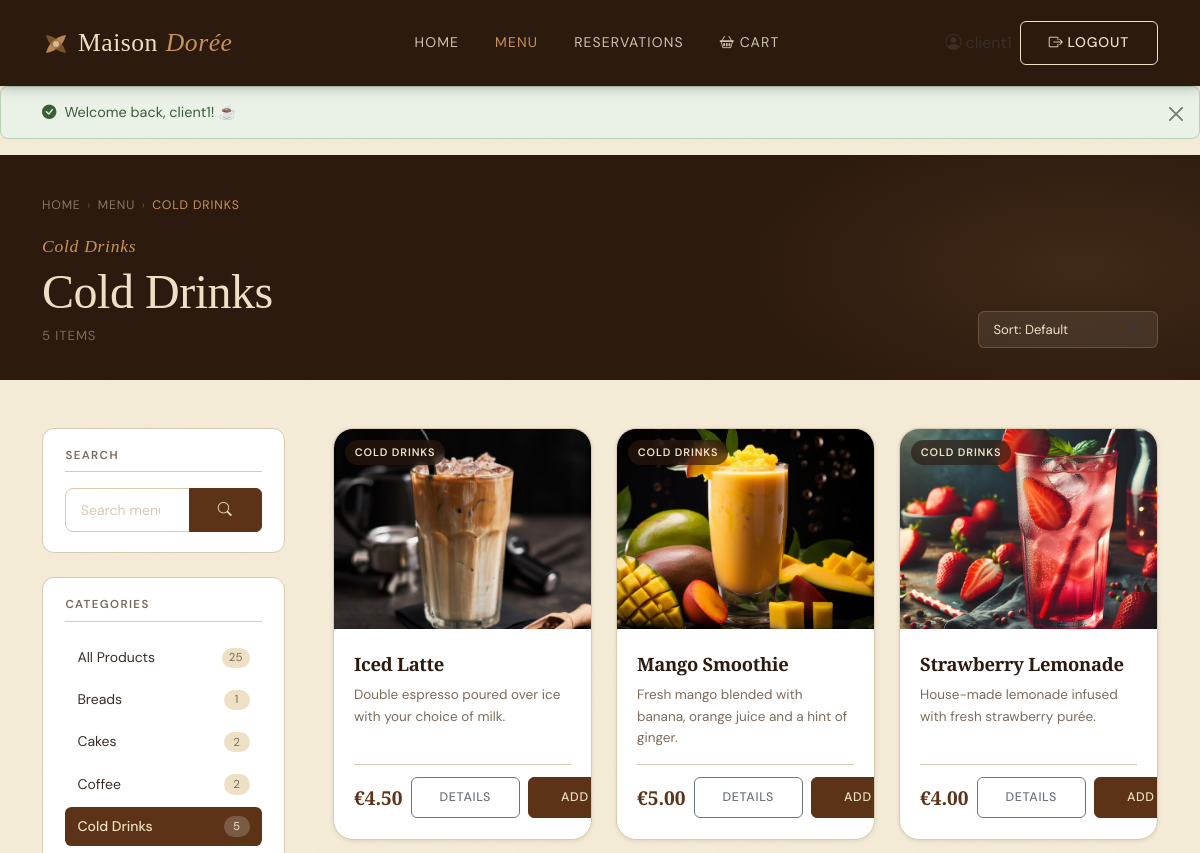
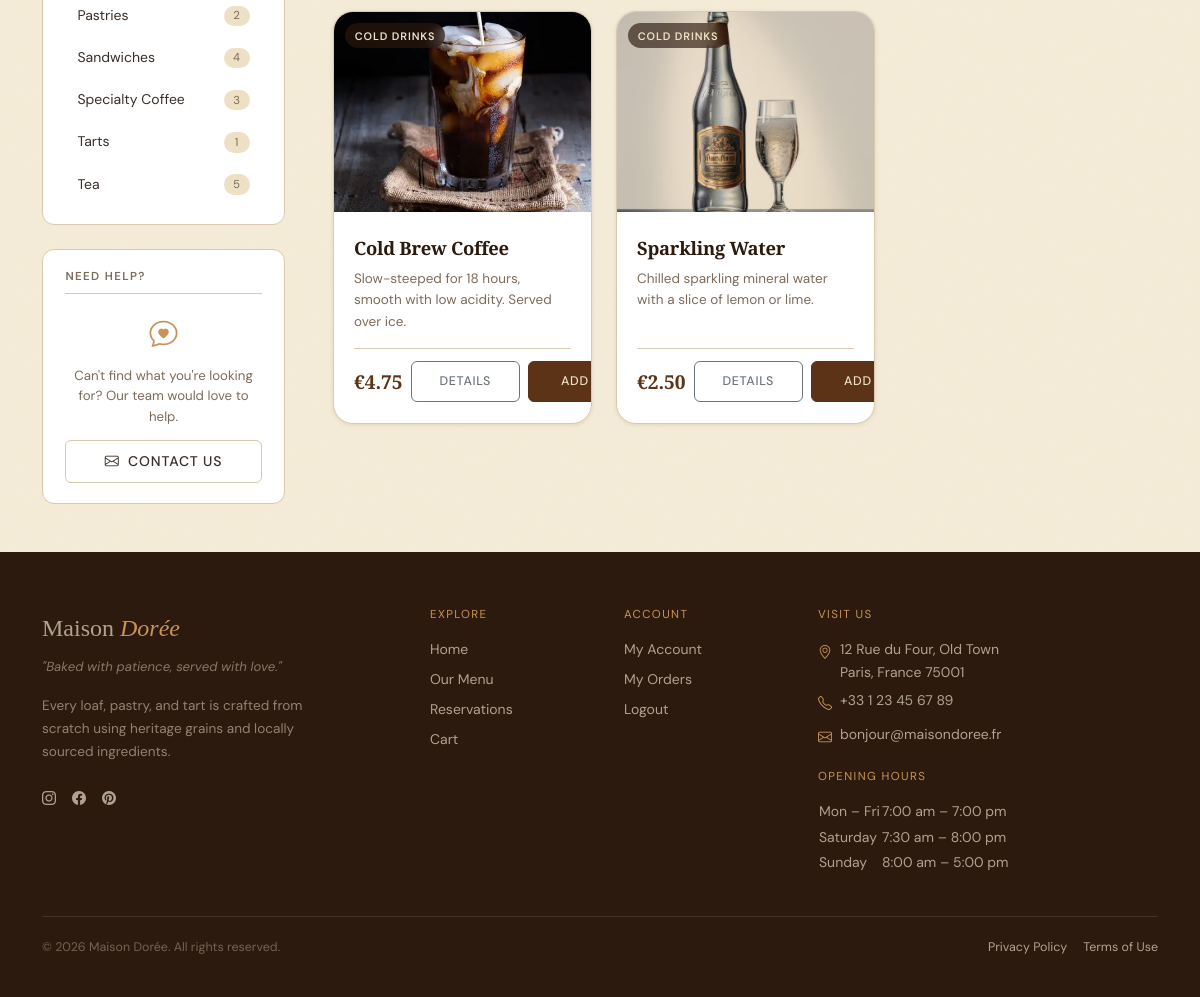
The page /products.php?category_id=4 (signed in) on the database its author committed (2 pictures, top to bottom).
### tables this page shows
CREATE TABLE `categories` (
  `id` int(11) NOT NULL,
  `name` varchar(50) NOT NULL
);

CREATE TABLE `products` (
  `id` int(11) NOT NULL,
  `category_id` int(11) DEFAULT NULL,
  `name` varchar(100) NOT NULL,
  `description` text DEFAULT NULL,
  `price` decimal(10,2) NOT NULL,
  `image_url` varchar(255) DEFAULT NULL
);

### db_connect.php (called while the page is built, shortened)
<?php
function db(): PDO {
    static $pdo = null;
    if ($pdo !== null) return $pdo;
    $dsn = sprintf('mysql:host=%s;port=%s;dbname=%s;charset=%s', DB_HOST, DB_PORT, DB_NAME, DB_CHARSET);
    $options = [
        PDO::ATTR_ERRMODE            => PDO::ERRMODE_EXCEPTION,
        PDO::ATTR_DEFAULT_FETCH_MODE => PDO::FETCH_ASSOC,
        PDO::ATTR_EMULATE_PREPARES   => false,
    ];
    try {
        $pdo = new PDO($dsn, DB_USER, DB_PASS, $options);
    } catch (PDOException $e) {
        error_log($e->getMessage());
        exit('Connection failed.');
    }
    return $pdo;
}
function db_fetch_all(string $sql, array $params = []): array {
    $stmt = db()->prepare($sql);
    $stmt->execute($params);
    return $stmt->fetchAll();
}
function db_fetch_one(string $sql, array $params = []): ?array {
    $stmt = db()->prepare($sql);
    $stmt->execute($params);
    $row = $stmt->fetch();
    return $row !== false ? $row : null;
}
?>

### products.php (the view, shortened to what this page needs)
<?php
require_once 'db_connect.php';
$categoryId = filter_input(INPUT_GET, 'category_id', FILTER_VALIDATE_INT, [
    'options' => ['min_range' => 1],
]);
$searchQuery = trim(strip_tags($_GET['q'] ?? ''));
$sortRaw     = $_GET['sort'] ?? 'default';
$page        = max(1, (int) ($_GET['page'] ?? 1));
$perPage     = 9;
$sortOptions = [
    'default'     => 'p.id ASC',
    'name_asc'    => 'p.name ASC',
    'name_desc'   => 'p.name DESC',
    'price_asc'   => 'p.price ASC',
    'price_desc'  => 'p.price DESC',
];
$sortCol = $sortOptions[$sortRaw] ?? $sortOptions['default'];
$currentCategory = null;
if ($categoryId) {
    $currentCategory = db_fetch_one(
        'SELECT id, name FROM categories WHERE id = :id LIMIT 1',
        [':id' => $categoryId]
    );
}
$allCategories = db_fetch_all(
    'SELECT
         c.id,
         c.name,
         COUNT(p.id) AS product_count
     FROM categories c
     LEFT JOIN products p ON p.category_id = c.id
     GROUP BY c.id, c.name
     ORDER BY c.name ASC'
);
$whereClauses = ['1=1'];
$params       = [];
if ($categoryId) {
    $whereClauses[] = 'p.category_id = :cid';
    $params[':cid'] = $categoryId;
}
$whereSQL = 'WHERE ' . implode(' AND ', $whereClauses);
$totalProducts = (int) db_fetch_one(
    "SELECT COUNT(*) AS cnt
       FROM products p
       JOIN categories c ON c.id = p.category_id
      $whereSQL",
    $params
)['cnt'];
$totalPages = max(1, (int) ceil($totalProducts / $perPage));
$page       = min($page, $totalPages);
$offset     = ($page - 1) * $perPage;
$products = db_fetch_all(
    "SELECT
         p.id,
         p.name,
         p.description,
         p.price,
         p.image_url,
         c.name AS category_name,
         c.id   AS category_id
     FROM products p
     JOIN categories c ON c.id = p.category_id
    $whereSQL
     ORDER BY $sortCol
     LIMIT :lim OFFSET :off",
    array_merge($params, [':lim' => $perPage, ':off' => $offset])
);
function buildUrl(array $overrides = []): string
{
    $base = [
        'category_id' => $_GET['category_id'] ?? null,
        'q'           => $_GET['q']           ?? null,
        'sort'        => $_GET['sort']         ?? null,
        'page'        => $_GET['page']         ?? null,
    ];
    $merged = array_filter(array_merge($base, $overrides), fn($v) => $v !== null && $v !== '');
    return 'products.php?' . http_build_query($merged);
}
require_once __DIR__ . '/header.php';
?>
<section class="prod-hero" aria-labelledby="prod-hero-heading">
    <div class="prod-hero__bg" aria-hidden="true"></div>
    <div class="container position-relative z-1">
        <nav aria-label="Breadcrumb" class="prod-breadcrumb mb-3">
            <a href="index.php">Home</a>
            <span aria-hidden="true">›</span>
            <a href="categories.php">Menu</a>
            <?php if ($currentCategory): ?>
                <span aria-hidden="true">›</span>
                <span aria-current="page"><?= htmlspecialchars($currentCategory['name']) ?></span>
            <?php else: ?>
                <span aria-hidden="true">›</span>
                <span aria-current="page">All Products</span>
            <?php endif; ?>
        </nav>
        <div class="row align-items-end g-3">
            <div class="col">
                <span class="label-script">
                    <?= $currentCategory ? htmlspecialchars($currentCategory['name']) : 'Everything' ?>
                </span>
                <h1 class="prod-hero__title" id="prod-hero-heading">
                    <?php if ($searchQuery !== ''): ?>
                        Results for "<em><?= htmlspecialchars($searchQuery) ?></em>"
                    <?php elseif ($currentCategory): ?>
                        <?= htmlspecialchars($currentCategory['name']) ?>
                    <?php else: ?>
                        All <em>Products</em>
                    <?php endif; ?>
                </h1>
                <p class="prod-hero__meta" aria-live="polite">
                    <?= $totalProducts ?> item<?= $totalProducts !== 1 ? 's' : '' ?>
                </p>
            </div>
            <div class="col-auto">
                <form method="GET" action="products.php" class="d-flex align-items-center gap-2"
                      aria-label="Sort products">
                    <select
                        id="sort"
                        name="sort"
                        class="form-select prod-sort__select"
                        aria-label="Sort products"
                        onchange="this.form.submit()">
                        <option value="default"    <?= $sortRaw === 'default'    ? 'selected' : '' ?>>Sort: Default</option>
                    </select>
                </form>
            </div>
        </div>
    </div>
</section>
<div class="container prod-layout py-5">
    <div class="row g-5">
        <aside class="col-12 col-lg-3" aria-label="Category filter">
            <div class="prod-sidebar-block mb-4">
                <h2 class="prod-sidebar-block__title">Search</h2>
                <form method="GET" action="products.php" role="search" aria-label="Search products">
                    <div class="input-group">
                        <input
                            type="search"
                            name="q"
                            class="form-control prod-sidebar__search"
                            placeholder="Search menu…"
                            value="<?= htmlspecialchars($searchQuery) ?>"
                            aria-label="Search products">
                        <button type="submit" class="btn btn-primary" aria-label="Search">
                            <i class="bi bi-search" aria-hidden="true"></i>
                        </button>
                    </div>
                </form>
            </div>
            <div class="prod-sidebar-block">
                <h2 class="prod-sidebar-block__title">Categories</h2>
                <nav aria-label="Filter by category">
                    <ul class="prod-cat-list" role="list">
                        <li role="listitem">
                            <a
                                href="products.php<?= $searchQuery ? '?q=' . urlencode($searchQuery) : '' ?>"
                                class="prod-cat-list__item <?= !$categoryId ? 'prod-cat-list__item--active' : '' ?>"
                                aria-current="<?= !$categoryId ? 'page' : 'false' ?>">
                                <span class="prod-cat-list__name">All Products</span>
                                <span class="prod-cat-list__count">
                                    <?= array_sum(array_column($allCategories, 'product_count')) ?>
                                </span>
                            </a>
                        </li>
                        <?php foreach ($allCategories as $cat): ?>
                            <li role="listitem">
                                <a
                                    href="<?= buildUrl(['category_id' => $cat['id'], 'page' => null]) ?>"
                                    class="prod-cat-list__item <?= (int)($currentCategory['id'] ?? 0) === (int)$cat['id'] ? 'prod-cat-list__item--active' : '' ?>"
                                    aria-current="<?= (int)($currentCategory['id'] ?? 0) === (int)$cat['id'] ? 'page' : 'false' ?>">
                                    <span class="prod-cat-list__name">
                                        <?= htmlspecialchars($cat['name']) ?>
                                    </span>
                                    <span class="prod-cat-list__count">
                                        <?= (int) $cat['product_count'] ?>
                                    </span>
                                </a>
                            </li>
                        <?php endforeach; ?>
                    </ul>
                </nav>
            </div>
            <div class="prod-sidebar-block mt-4">
                <h2 class="prod-sidebar-block__title">Need Help?</h2>
                <div class="prod-sidebar-help">
                    <i class="bi bi-chat-heart prod-sidebar-help__icon" aria-hidden="true"></i>
                    <p class="prod-sidebar-help__text">
                        Can't find what you're looking for? Our team would love to help.
                    </p>
                    <a href="mailto:bonjour@maisondoree.fr" class="btn btn-ghost btn-sm w-100">
                        <i class="bi bi-envelope me-1" aria-hidden="true"></i> Contact Us
                    </a>
                </div>
            </div>
        </aside>
        <main class="col-12 col-lg-9" id="products-grid" aria-label="Products">
            <?php if (empty($products)): ?>
                <div class="prod-empty" role="status" aria-live="polite">
                    <i class="bi bi-bag-x prod-empty__icon" aria-hidden="true"></i>
                    <h2 class="prod-empty__title">
                        <?= $searchQuery !== ''
                            ? 'No results for "' . htmlspecialchars($searchQuery) . '"'
                            : 'No products available' ?>
                    </h2>
                    <p class="prod-empty__body">
                        <?= $searchQuery !== ''
                            ? 'Try a different search term, or browse a category below.'
                            : 'Check back soon — our bakers are hard at work!' ?>
                    </p>
                    <div class="d-flex gap-3 justify-content-center flex-wrap mt-3">
                        <a href="categories.php" class="btn btn-primary">Browse All Categories</a>
                        <?php if ($searchQuery !== '' || $categoryId): ?>
                            <a href="products.php" class="btn btn-ghost">Clear Filters</a>
                        <?php endif; ?>
                    </div>
                </div>
            <?php else: ?>
                <div class="row g-4" id="productGrid">
                    <?php foreach ($products as $index => $product):
                        $price = number_format((float)$product['price'], 2);
                        $imgSrc = !empty($product['image_url'])
                            ? 'images/' . htmlspecialchars($product['image_url'], ENT_QUOTES)
                            : 'images/placeholder.jpg';
                    ?>
                        <div
                            class="col-12 col-sm-6 col-xl-4"
                            style="--p-delay:<?= $index * 0.06 ?>s">
                            <article
                                class="prod-card"
                                aria-label="<?= htmlspecialchars($product['name']) ?>, €<?= $price ?>">
                                <a
                                    href="product_details.php?id=<?= (int) $product['id'] ?>"
                                    class="prod-card__thumb-link"
                                    tabindex="-1"
                                    aria-hidden="true">
                                    <img
                                        src="<?= $imgSrc ?>"
                                        alt="<?= htmlspecialchars($product['name']) ?>"
                                        class="prod-card__img card-img-top"
                                        loading="lazy"
                                        width="400"
                                        height="200"
                                        onerror="this.onerror=null; this.src='images/placeholder.jpg';">
                                    <span class="prod-card__category-ribbon">
                                    </span>
                                </a>
                                <div class="prod-card__body">
                                    <h3 class="prod-card__name">
                                        <a
                                            href="product_details.php?id=<?= (int) $product['id'] ?>"
                                            class="prod-card__name-link">
                                            <?= htmlspecialchars($product['name']) ?>
                                        </a>
                                    </h3>
                                    <?php if (!empty($product['description'])): ?>
                                        <p class="prod-card__desc">
                                            <?= htmlspecialchars(
                                                mb_strimwidth($product['description'], 0, 90, '…')
                                            ) ?>
                                        </p>
                                    <?php endif; ?>
                                    <div class="prod-card__footer">
                                        <span class="prod-card__price" aria-label="Price: €<?= $price ?>">
                                            €<?= $price ?>
                                        </span>
                                        <div class="d-flex gap-2 align-items-center">
                                            <a
                                                href="product_details.php?id=<?= (int) $product['id'] ?>"
                                                class="btn btn-outline-secondary btn-sm prod-card__cta"
                                                aria-label="View details for <?= htmlspecialchars($product['name']) ?>">
                                                Details
                                            </a>
                                            <a
                                                href="addtocart.php?id=<?= (int) $product['id'] ?>"
                                                class="btn btn-primary btn-sm prod-card__cta"
                                                aria-label="Add <?= htmlspecialchars($product['name']) ?> to cart">
                                                <i class="bi bi-basket-plus me-1" aria-hidden="true"></i>Add
                                            </a>
                                        </div>
                                    </div>
                                </div>
                            </article>
                        </div>
                    <?php endforeach; ?>
                </div>
            <?php endif; ?>
        </main>
    </div>
</div>
<?php require_once __DIR__ . '/footer.php'; ?>

### rows shown on the page
categories: name "COLD DRINKS", name "Cold Drinks", product_count "5"
categories: name "Breads", product_count "1"
categories: name "Cakes", product_count "2"
categories: name "Coffee", product_count "2"
categories: name "Pastries", product_count "2"
categories: name "Sandwiches", product_count "4"
categories: name "Specialty Coffee", product_count "3"
categories: name "Tarts", product_count "1"
categories: name "Tea", product_count "5"
products: image_url (picture), name "Iced Latte", description "Double espresso poured over ice with your choice of milk.", price "4.50"
products: image_url (picture), name "Mango Smoothie", description "Fresh mango blended with banana, orange juice and a hint of ginger.", price "5.00"
products: image_url (picture), name "Strawberry Lemonade", description "House-made lemonade infused with fresh strawberry purée.", price "4.00"
products: image_url (picture), name "Cold Brew Coffee", description "Slow-steeped for 18 hours, smooth with low acidity. Served over ice.", price "4.75"
products: image_url (picture), name "Sparkling Water", description "Chilled sparkling mineral water with a slice of lemon or lime.", price "2.50"

### other values the page prints
$_SESSION['username'] "client1"
$flash['message'] "Welcome back, client1! ☕"
$totalProducts "5"
array_sum(array_column($allCategories, 'product_count')) "25"
